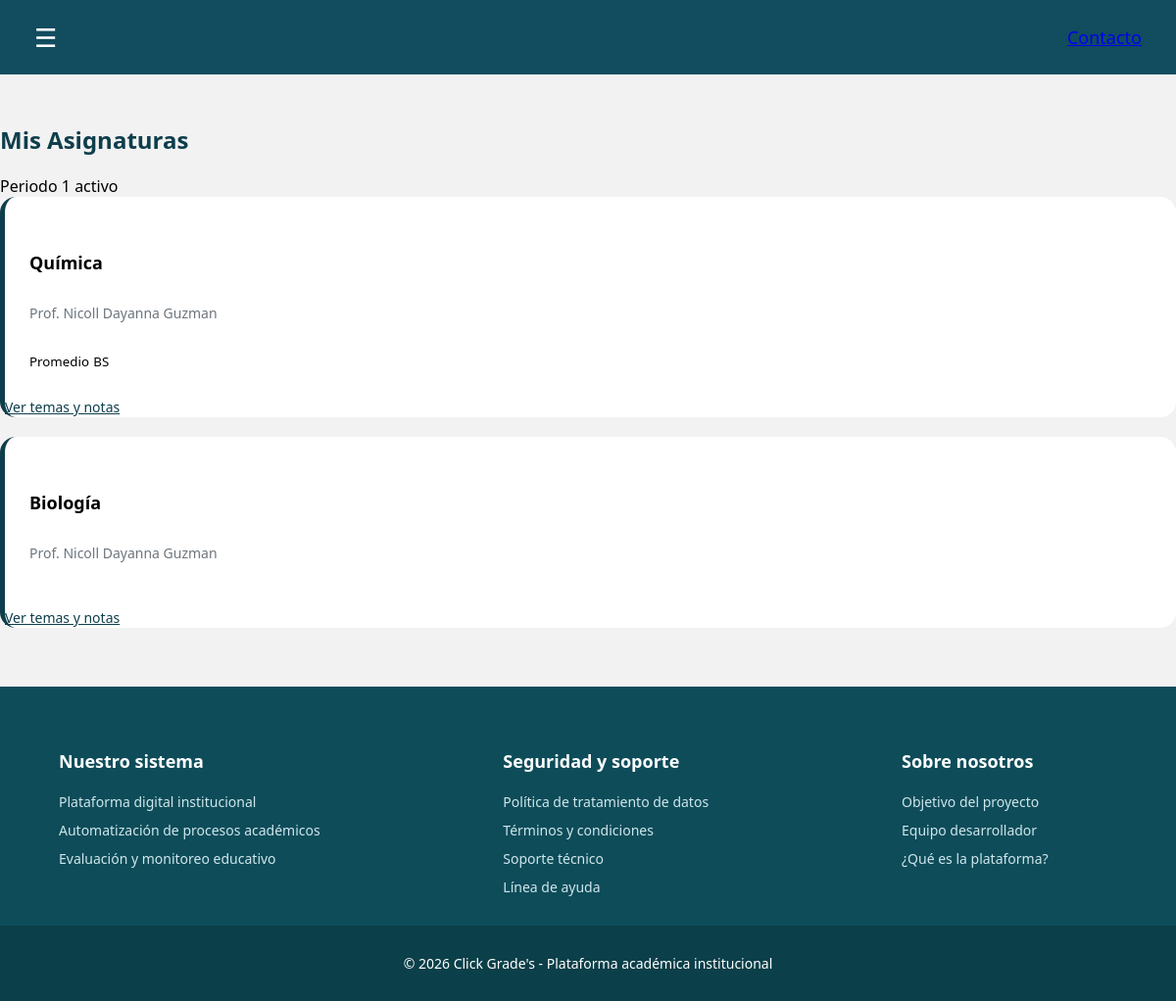
/asignaturas (signed in), run on the app's committed database.
### tables this page shows
CREATE TABLE periodo (
    id_periodo INTEGER PRIMARY KEY AUTOINCREMENT,
    numero INTEGER NOT NULL CHECK (numero BETWEEN 1 AND 4),
    nombre TEXT NOT NULL,
    fecha_inicio TEXT,
    fecha_fin TEXT,
    activo INTEGER DEFAULT 0 CHECK (activo IN (0,1)),
    cerrado INTEGER DEFAULT 0 CHECK (cerrado IN (0,1))
);

CREATE TABLE carga_academica (
    id_carga INTEGER PRIMARY KEY AUTOINCREMENT,
    id_profesor INTEGER NOT NULL,
    id_asignatura INTEGER NOT NULL,
    id_curso INTEGER NOT NULL,
    FOREIGN KEY (id_profesor) REFERENCES profesor(id_profesor),
    FOREIGN KEY (id_asignatura) REFERENCES asignatura(id_asignatura),
    FOREIGN KEY (id_curso) REFERENCES curso(id_curso),
    UNIQUE(id_profesor, id_asignatura, id_curso)
);

CREATE TABLE asignatura (
    id_asignatura INTEGER PRIMARY KEY AUTOINCREMENT,
    nombre TEXT NOT NULL
);

CREATE TABLE profesor (
    id_profesor INTEGER PRIMARY KEY AUTOINCREMENT,
    id_usuario INTEGER NOT NULL UNIQUE,
    nombre TEXT NOT NULL,
    apellido TEXT NOT NULL,
    FOREIGN KEY (id_usuario) REFERENCES usuario(id_usuario) ON DELETE CASCADE
);

CREATE TABLE promedio_estudiante (
    id INTEGER PRIMARY KEY AUTOINCREMENT,
    id_estudiante INTEGER,
    id_carga INTEGER,
    promedio TEXT,
    UNIQUE(id_estudiante, id_carga)
);

### app.py (the view)
@app.route('/asignaturas')
def asignaturas():
    if "usuario_id" not in session:
        return redirect(url_for("login"))
    usuario_id = session["usuario_id"]
    conn = get_db()
    cursor = conn.cursor()
    try:
        cursor.execute("""
            SELECT
                ca.id_carga,
                a.nombre AS asignatura_nombre,
                p.nombre AS prof_nombre,
                p.apellido AS prof_apellido,
                pe.promedio
            FROM estudiante e
            JOIN carga_academica ca ON e.id_curso = ca.id_curso
            JOIN asignatura a ON ca.id_asignatura = a.id_asignatura
            JOIN profesor p ON ca.id_profesor = p.id_profesor
            LEFT JOIN promedio_estudiante pe
                ON pe.id_estudiante = e.id_estudiante
                AND pe.id_carga = ca.id_carga
            WHERE e.id_usuario = ?
        """, (usuario_id,))
        materias = cursor.fetchall()
        cursor.execute("SELECT nombre FROM periodo WHERE activo = 1")
        periodo = cursor.fetchone()
    except Exception as e:
        print(f"Error: {e}")
        materias = []
        periodo = None
    finally:
        conn.close()
    return render_template(
        'estudiante/asignaturas.html',
        materias=materias,
        periodo=periodo
    )

### app.py (called while the page is built)
def get_db():
    conn = sqlite3.connect(DB_PATH)
    conn.row_factory = sqlite3.Row
    return conn

### templates/estudiante/asignaturas.html (shortened to what this page needs)
{% extends 'estudiante/base_estudiante.html' %}
{% block contenido_estudiante %}
<div class="container mt-4">
    <div class="d-flex justify-content-between align-items-center mb-4">
        <h2 class="fw-bold text-dark">
            Mis Asignaturas
        </h2>
        {% if periodo %}
        <span class="badge bg-primary px-3 py-2">
            {{ periodo['nombre'] }} activo
        </span>
        {% endif %}
    </div>
    <div class="row">
        {% if materias %}
            {% for materia in materias %}
            <div class="col-md-4 mb-4">
                <div class="card card-materia shadow-sm h-100 border-0">
                    <div class="card-body">
                        <div class="d-flex justify-content-between">
                            <h5 class="card-title fw-bold">
                                {{ materia['asignatura_nombre'] }}
                            </h5>
                        </div>
                        <p class="card-text text-secondary mb-3">
                            Prof. {{ materia['prof_nombre'] }} {{ materia['prof_apellido'] }}
                        </p>
                        {% if materia['promedio'] %}
                        <div class="progress mb-2" style="height: 8px;">
                        </div>
                        <div class="d-flex justify-content-between">
                            <small class="text-muted">Promedio</small>
                            <small class="fw-bold text-success">
                                {{ materia['promedio'] }}
                            </small>
                        </div>
                        {% endif %}
                    </div>
                    <div class="card-footer bg-transparent border-0 pb-3">
                        <a href="{{ url_for('ver_materia', id_carga=materia['id_carga']) }}"
                           class="btn btn-sm btn-outline-primary w-100">
                            Ver temas y notas
                        </a>
                    </div>
                </div>
            </div>
            {% endfor %}
        {% endif %}
    </div>
</div>
<link rel="stylesheet" href="{{ url_for('static', filename='css/estudiante/asignaturas.css') }}">
{% endblock %}

### static/panel_e.css (style rules this page uses)
body { margin: 0; font-family: 'Segoe UI', sans-serif; background-color: #f2f2f2; }
.container { max-width: 1200px; margin: auto; padding-top: 30px; }
h2 { color: #0e3e4c; font-weight: 700; }
.text-secondary { color: #6c757d !important; }
.card { border-radius: 16px; border: none; background: white; transition: 0.25s; }
.card-body { padding: 25px; }
.col-md-4 { margin-bottom: 20px; }
.card-title { font-size: 18px; }
.card-text { font-size: 14px; color: #555; margin-bottom: 20px; }
.btn { border-radius: 8px; font-size: 14px; }
.btn-outline-primary { border-color: #0e3e4c; color: #0e3e4c; }

### static/asignaturas.css (style rules this page uses)
.card-materia { border-left: 5px solid #0e3e4c; transition: transform 0.2s ease-in-out; }

### data on the page
periodo: nombre "Periodo 1"
carga_academica: asignatura_nombre "Química", prof_nombre "Nicoll Dayanna", prof_apellido "Guzman", promedio "BS"
carga_academica: asignatura_nombre "Biología", prof_nombre "Nicoll Dayanna", prof_apellido "Guzman"
